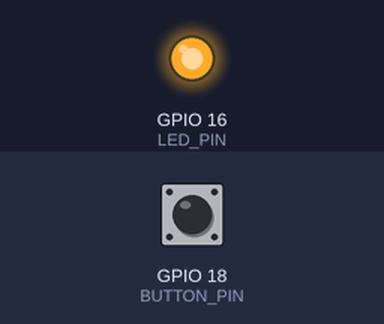
This sketch was run on a simulated ESP32. Parts: output pins drawn as LEDs (lit = HIGH). The inputs (shaded band) are chosen by the test bench; at power-on: GPIO 18 (BUTTON_PIN) LOW. What the sketch prints to the serial monitor is not drawn.

Above: at 1.2 s.
1.3 s: GPIO 18 (BUTTON_PIN) pulled HIGH for 0.15 s
At 1.37 s:
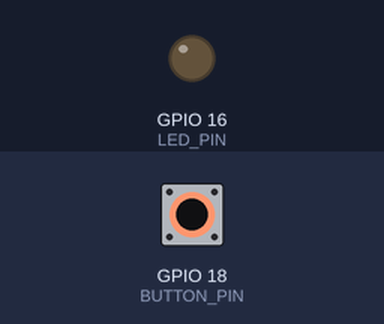
2.9 s: GPIO 18 (BUTTON_PIN) pulled HIGH for 3.2 s
At 6.4 s:
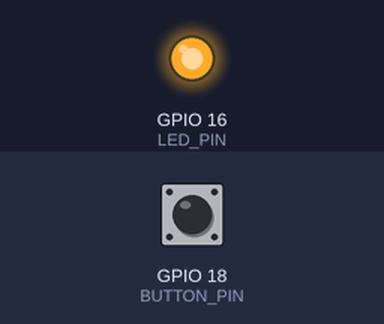
Timing chart, 0 to 7.9 s (numbered marks = the images above; inputs shaded):
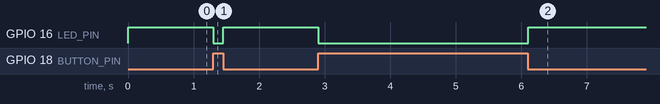

The sketch:

lab03_button_read.ino
```cpp
/*
 * Lab 03.2 : อ่านปุ่มดิบและตรวจ edge
 * คำอธิบาย : LED ติดขณะกด รายงาน raw ทุก 500 ms และ edge ตอนเปลี่ยนระดับ; ยังไม่ debounce
 * วงจร     : S3: GPIO5 -> R220Ω -> LED -> GND; WROOM: GPIO16; ปุ่มโมดูล VCC3V3/GND/OUT18
 * ไลบรารี  : ไม่ใช้ไลบรารีภายนอก
 * Board    : ESP32S3 Dev Module (หลัก) / ESP32 Dev Module (WROOM), core 3.x
 */
#include <Arduino.h>

#if defined(CONFIG_IDF_TARGET_ESP32S3)
constexpr uint8_t LED_PIN = 5;  // LED ภายนอกหลัก คงขานี้จาก Lab02
constexpr uint8_t BUTTON_PIN = 18;
#elif defined(CONFIG_IDF_TARGET_ESP32)
constexpr uint8_t LED_PIN = 16;  // สำหรับ ESP32-WROOM-32 รุ่นเดิม
constexpr uint8_t BUTTON_PIN = 18;
#else
#error "Select ESP32S3 Dev Module or ESP32 Dev Module"
#endif
constexpr uint8_t BUTTON_PRESSED_LEVEL = LOW;  // ถ้ากดแล้ว raw=HIGH ให้เปลี่ยนเป็น HIGH
bool previousLevel = HIGH;
constexpr uint32_t REPORT_INTERVAL_MS = 500;
uint32_t previousReportMs = 0;

void setup() {
  Serial.begin(115200);
  pinMode(BUTTON_PIN, INPUT);  // โมดูลมี R pull-up/pull-down ในตัว
  previousLevel = digitalRead(BUTTON_PIN);
  pinMode(LED_PIN, OUTPUT);
  digitalWrite(LED_PIN, LOW);
  Serial.printf("[BUTTON] pin=%u LED=%u pressedLevel=%u; ตรวจ raw ตอนปล่อย/กด\n",
                BUTTON_PIN, LED_PIN, BUTTON_PRESSED_LEVEL);
}

void loop() {
  const bool currentLevel = digitalRead(BUTTON_PIN);
  const bool pressed = currentLevel == BUTTON_PRESSED_LEVEL;
  digitalWrite(LED_PIN, pressed ? HIGH : LOW);

  // ต้องมีค่าก่อนหน้าเพื่อแยก "เพิ่งกด" ออกจาก "ยังกดค้าง"
  if (previousLevel != BUTTON_PRESSED_LEVEL && currentLevel == BUTTON_PRESSED_LEVEL) {
    Serial.println("[BUTTON] pressed raw edge");
  } else if (previousLevel == BUTTON_PRESSED_LEVEL && currentLevel != BUTTON_PRESSED_LEVEL) {
    Serial.println("[BUTTON] released raw edge");
  }
  previousLevel = currentLevel;
  const uint32_t now = millis();
  if (now - previousReportMs >= REPORT_INTERVAL_MS) {
    previousReportMs = now;
    Serial.printf("[BUTTON] raw=%u pressed=%u\n", currentLevel, pressed);
  }
}
```

Measured:
- after the input at 1.3 s, GPIO 16 (LED_PIN): HIGH → LOW at once, → HIGH 0.15 s later
- after the input at 2.9 s, GPIO 16 (LED_PIN): HIGH → LOW at once, → HIGH 3.2 s later
